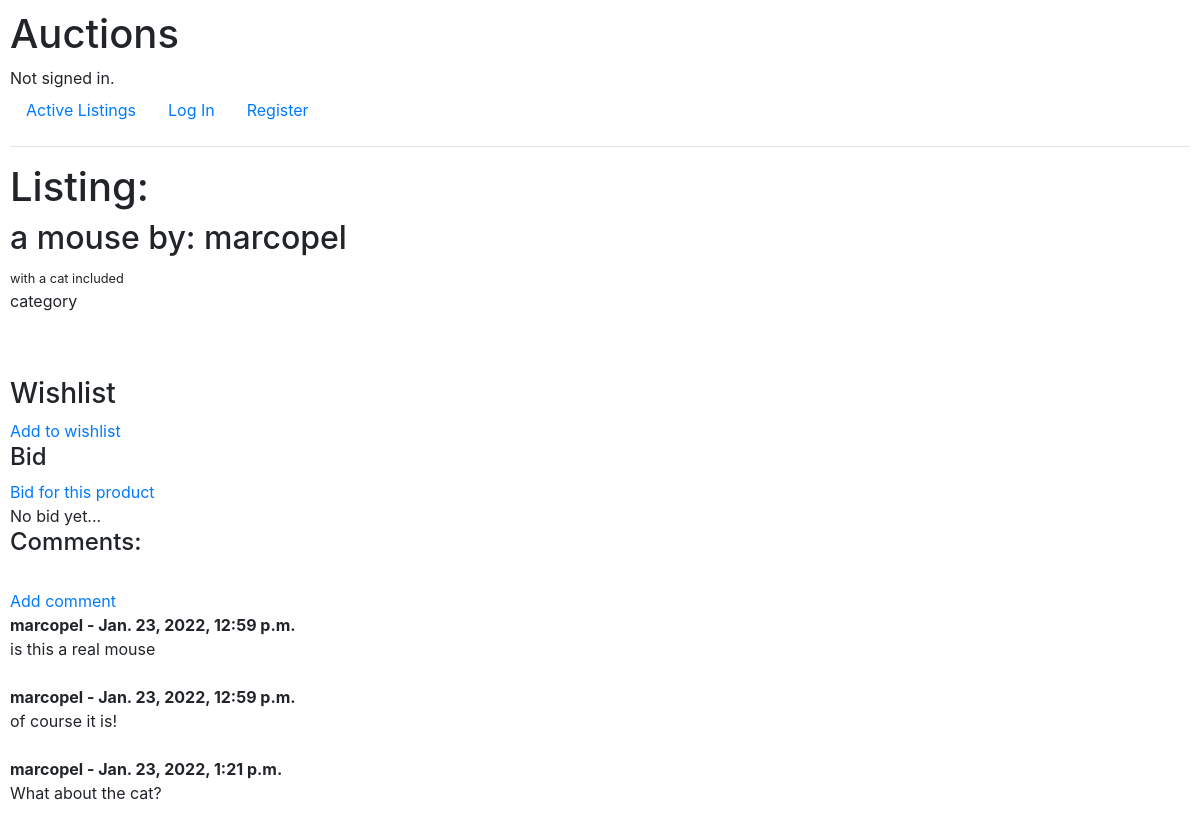
The app's page /2, older data.
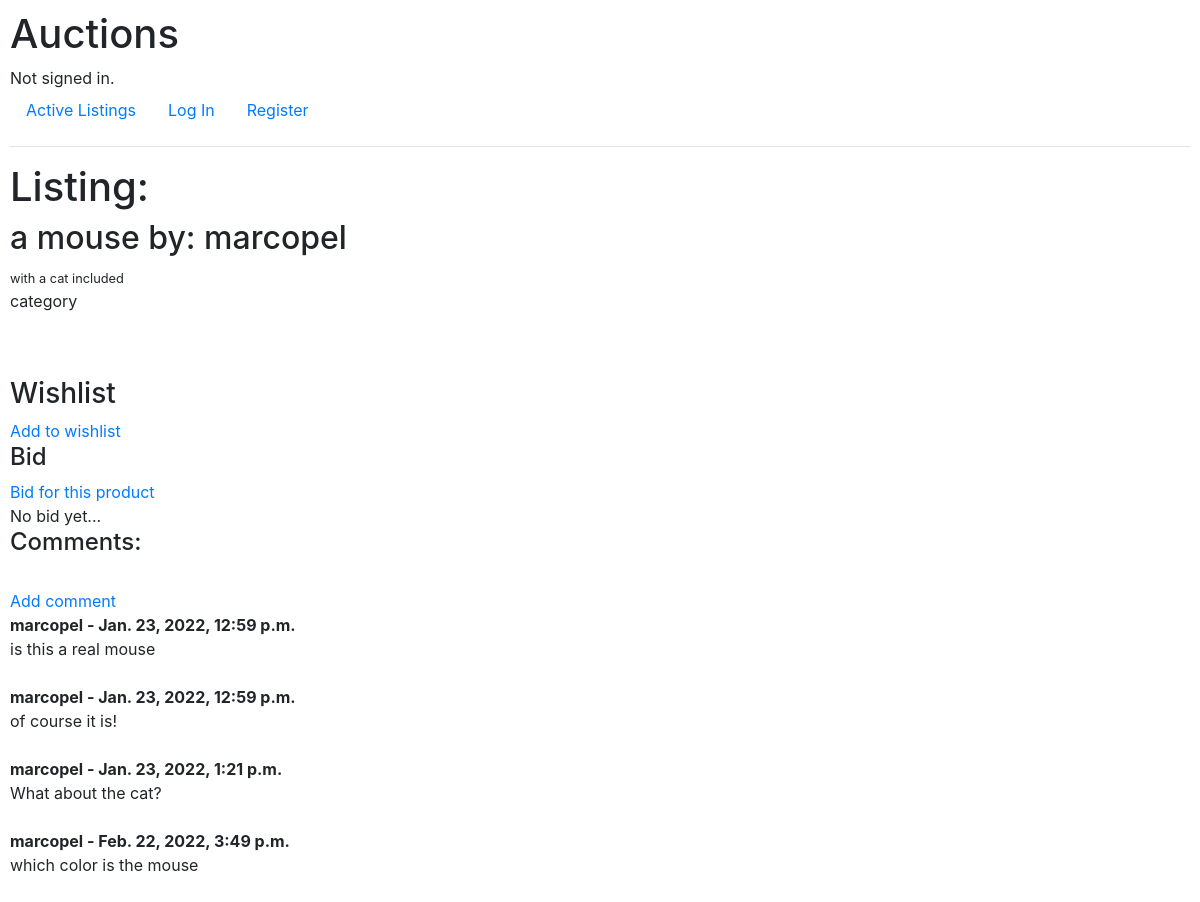
The same page, newer data.
### auctions/models.py (models this page shows, shortened)
class AuctionListing(models.Model):
    product = models.CharField(max_length=255)
    description = models.TextField(default="none")
    category = models.CharField(max_length=255)
    initial_price = models.PositiveIntegerField(default=0)
    sold = models.BooleanField(default=False)
    user = models.ForeignKey(User, on_delete=models.CASCADE)
    image = models.ImageField(null=True, blank=True, upload_to='images/')

class User(AbstractUser):
    pass

class Comments(models.Model):
    product = models.ForeignKey(AuctionListing, related_name="comments", on_delete=models.CASCADE, default=None)
    comment = models.CharField(max_length=140 , default=None)
    author = models.ForeignKey(
        get_user_model(),
        on_delete=models.CASCADE,
        default=None,
        related_name="author"
    )
    date_added = models.DateTimeField(auto_now_add=True)

### auctions/views.py (the view)
# urls.py: path("<int:listing_id>", views.listing_detail, name="listing_detail"),
def listing_detail(request, listing_id):
    listing = AuctionListing.objects.get(id=listing_id)
    return render(request, "auctions/listing_detail.html", {
        "listing": listing
    })

### auctions/templates/auctions/listing_detail.html (shortened to what this page needs)
{% extends "auctions/layout.html" %}
{% block body %}
    <h1>Listing:</h1>
    <h2>{{listing.product}} by: {{listing.user}}</h2>
    <small>{{listing.description}}</small>
    <p>category</p>
    <br/><br/>
    <h3>Wishlist</h3>
    <a href="{% url 'wishlist_add' listing.pk %}">Add to wishlist</a>
    <br/>
    <h4>Bid</h4>
    <a href="{% url 'bid_add' listing.pk %}">Bid for this product</a>
    <br/>
    {% if not listing.bid.all %}
        No bid yet...
    {% endif %}
    <h4> Comments: </h4>
    <br/>
   <a href="{% url 'comment_add' listing.pk %}">Add comment</a>
    <br/>
    {% if not listing.comments.all %}
        No comments yet...
    {% else %}
        {% for comment in listing.comments.all %}
        <strong>
            {{comment.author}} - {{comment.date_added}}
        </strong>
        <br/>
        {{ comment.comment }}
        <br/><br/>
        {% endfor %}
    {% endif %}
{% endblock %}

### auctions/templates/auctions/layout.html (shortened to what this page needs)
{% load static %}
<!DOCTYPE html>
<html lang="en">
    <head>
        <link rel="stylesheet" href="https://stackpath.bootstrapcdn.com/bootstrap/4.4.1/css/bootstrap.min.css">
        <link href="{% static 'auctions/styles.css' %}" rel="stylesheet">
    </head>
    <body>
        <h1>Auctions</h1>
        <div>
            {% if user.is_authenticated %}
                Signed in as <strong>{{ user.username }}</strong>.
            {% else %}
                Not signed in.
            {% endif %}
        </div>
        <ul class="nav">
            <li class="nav-item">
                <a class="nav-link" href="{% url 'index' %}">Active Listings</a>
            </li>
            {% if user.is_authenticated %}
                <li class="nav-item">
                    <a class="nav-link" href="{% url 'logout' %}">Log Out</a>
                </li>
                <li class="nav-item">
                    <a class="nav-link" href="{% url 'listing_add' %}">+ Listing</a>
                </li>
                <li class="nav-item">
                    <a class="nav-link" href="{% url 'wishlist' %}">Watchlist</a>
                </li>
            <li class="nav-item">
                    <a class="nav-link" href="{% url 'category' %}">Category list</a>
                </li>
            {% else %}
                <li class="nav-item">
                    <a class="nav-link" href="{% url 'login' %}">Log In</a>
                </li>
                <li class="nav-item">
                    <a class="nav-link" href="{% url 'register' %}">Register</a>
                </li>
            {% endif %}
        </ul>
        <hr>
        {% block body %}
        {% endblock %}
    </body>
</html>

### auctions/static/auctions/styles.css (style rules this page uses)
body { padding: 10px; }

Row changes from the older to the newer data that the page shows:
added Comments: author "marcopel", date_added "Feb. 22, 2022, 3:49 p.m.", comment "which color is the mouse"
